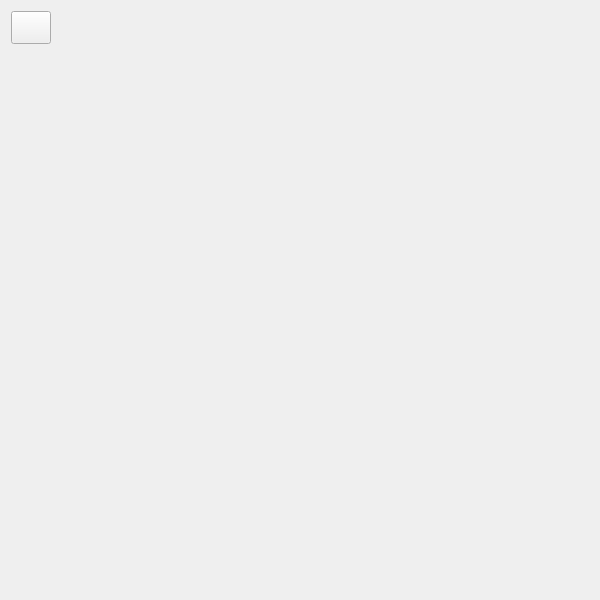
<?xml version="1.0" encoding="UTF-8"?>
<ui version="4.0">
 <class>loadDiaryFrame</class>
 <widget class="QFrame" name="loadDiaryFrame">
  <property name="geometry">
   <rect>
    <x>0</x>
    <y>0</y>
    <width>600</width>
    <height>600</height>
   </rect>
  </property>
  <property name="windowTitle">
   <string>Frame</string>
  </property>
  <layout class="QVBoxLayout" name="verticalLayout_3">
   <item>
    <widget class="QFrame" name="frame">
     <property name="sizePolicy">
      <sizepolicy hsizetype="Preferred" vsizetype="Fixed">
       <horstretch>0</horstretch>
       <verstretch>0</verstretch>
      </sizepolicy>
     </property>
     <property name="minimumSize">
      <size>
       <width>0</width>
       <height>33</height>
      </size>
     </property>
     <property name="maximumSize">
      <size>
       <width>16777215</width>
       <height>33</height>
      </size>
     </property>
     <property name="frameShape">
      <enum>QFrame::NoFrame</enum>
     </property>
     <property name="frameShadow">
      <enum>QFrame::Raised</enum>
     </property>
     <layout class="QHBoxLayout" name="horizontalLayout_2">
      <property name="spacing">
       <number>6</number>
      </property>
      <property name="leftMargin">
       <number>0</number>
      </property>
      <property name="topMargin">
       <number>0</number>
      </property>
      <property name="rightMargin">
       <number>0</number>
      </property>
      <property name="bottomMargin">
       <number>0</number>
      </property>
      <item>
       <widget class="QPushButton" name="goBackButton">
        <property name="sizePolicy">
         <sizepolicy hsizetype="Preferred" vsizetype="Expanding">
          <horstretch>0</horstretch>
          <verstretch>0</verstretch>
         </sizepolicy>
        </property>
        <property name="minimumSize">
         <size>
          <width>36</width>
          <height>0</height>
         </size>
        </property>
        <property name="maximumSize">
         <size>
          <width>16777215</width>
          <height>16777215</height>
         </size>
        </property>
        <property name="sizeIncrement">
         <size>
          <width>0</width>
          <height>0</height>
         </size>
        </property>
        <property name="text">
         <string/>
        </property>
       </widget>
      </item>
      <item>
       <spacer name="horizontalSpacer">
        <property name="orientation">
         <enum>Qt::Horizontal</enum>
        </property>
        <property name="sizeHint" stdset="0">
         <size>
          <width>488</width>
          <height>20</height>
         </size>
        </property>
       </spacer>
      </item>
     </layout>
    </widget>
   </item>
   <item>
    <widget class="QScrollArea" name="diariesScrollArea">
     <property name="frameShape">
      <enum>QFrame::NoFrame</enum>
     </property>
     <property name="widgetResizable">
      <bool>true</bool>
     </property>
     <widget class="QWidget" name="scrollAreaWidgetContents">
      <property name="geometry">
       <rect>
        <x>0</x>
        <y>0</y>
        <width>582</width>
        <height>543</height>
       </rect>
      </property>
      <layout class="QVBoxLayout" name="verticalLayout">
       <item>
        <widget class="QWidget" name="diariesButtonsWidget" native="true">
         <layout class="QVBoxLayout" name="verticalLayout_2"/>
        </widget>
       </item>
      </layout>
     </widget>
    </widget>
   </item>
  </layout>
 </widget>
 <resources/>
 <connections/>
</ui>
